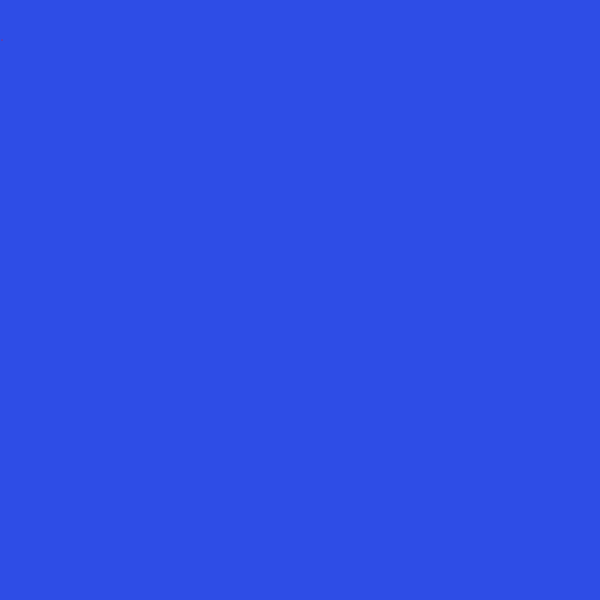
Frame 1 (no input)
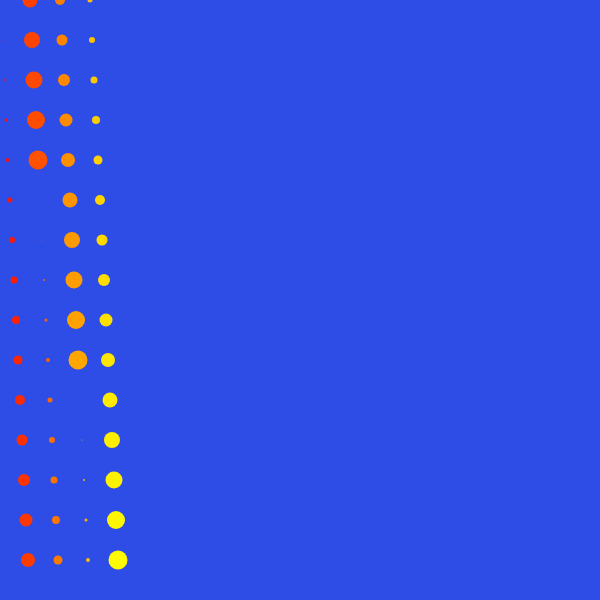
Frame 60 (no input)
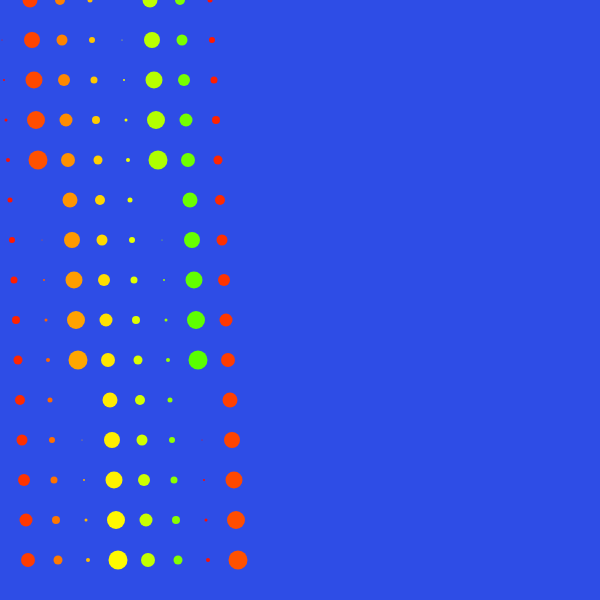
Frame 120 (the mouse pressed at the canvas centre since frame 60)

The p5.js sketch that drew these frames (run headless with seeded random() and noise() and a simulated clock; from frame 60 on, the mouse is pressed at the canvas centre):

// p5.js sketch
// ── sketch.js
//generatore di pattern Siria Gasperoni

function setup() {
  createCanvas(600,600 )
  colorMode(HSB, 360, 100, 100, 100);

  background(230,80,90);

}

function draw() {
fill(frameCount %100, 100,100);
noStroke();
circle(frameCount *2 % 900, frameCount * 40% 600, frameCount % 20);

}
